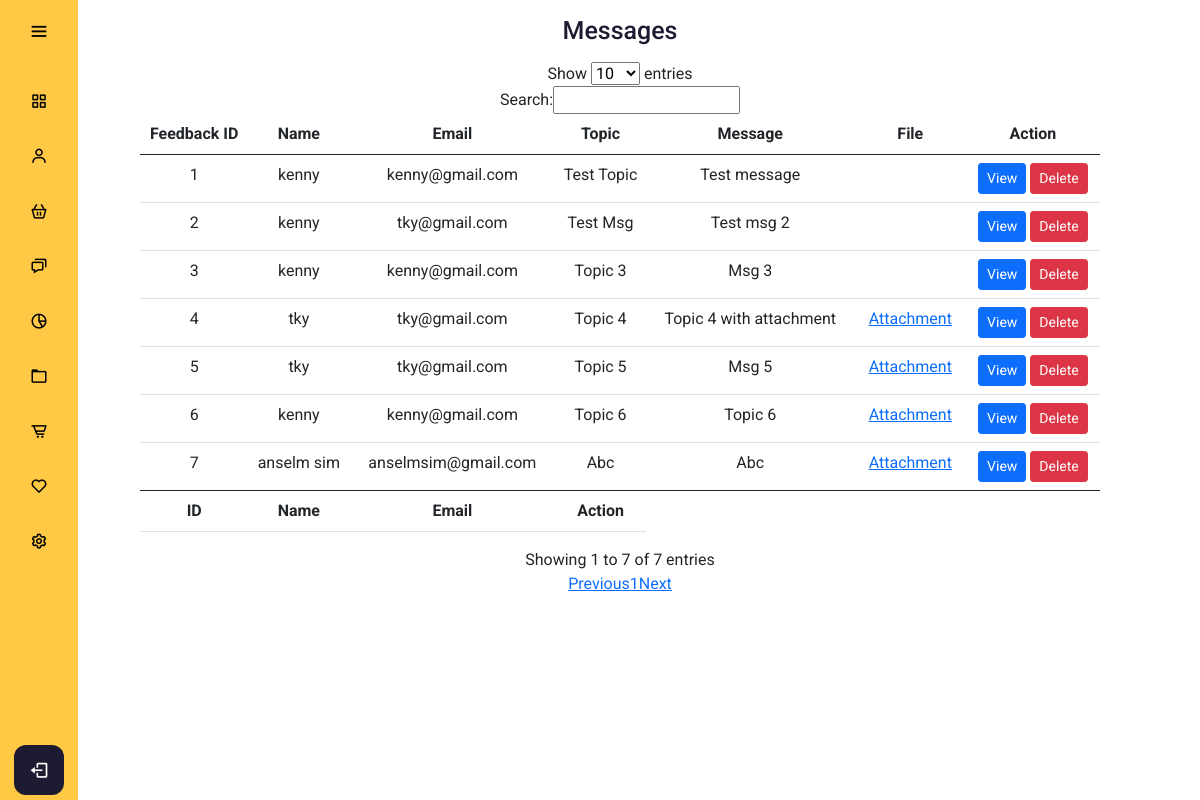
The page /admin/messages.php on the database as committed earlier.
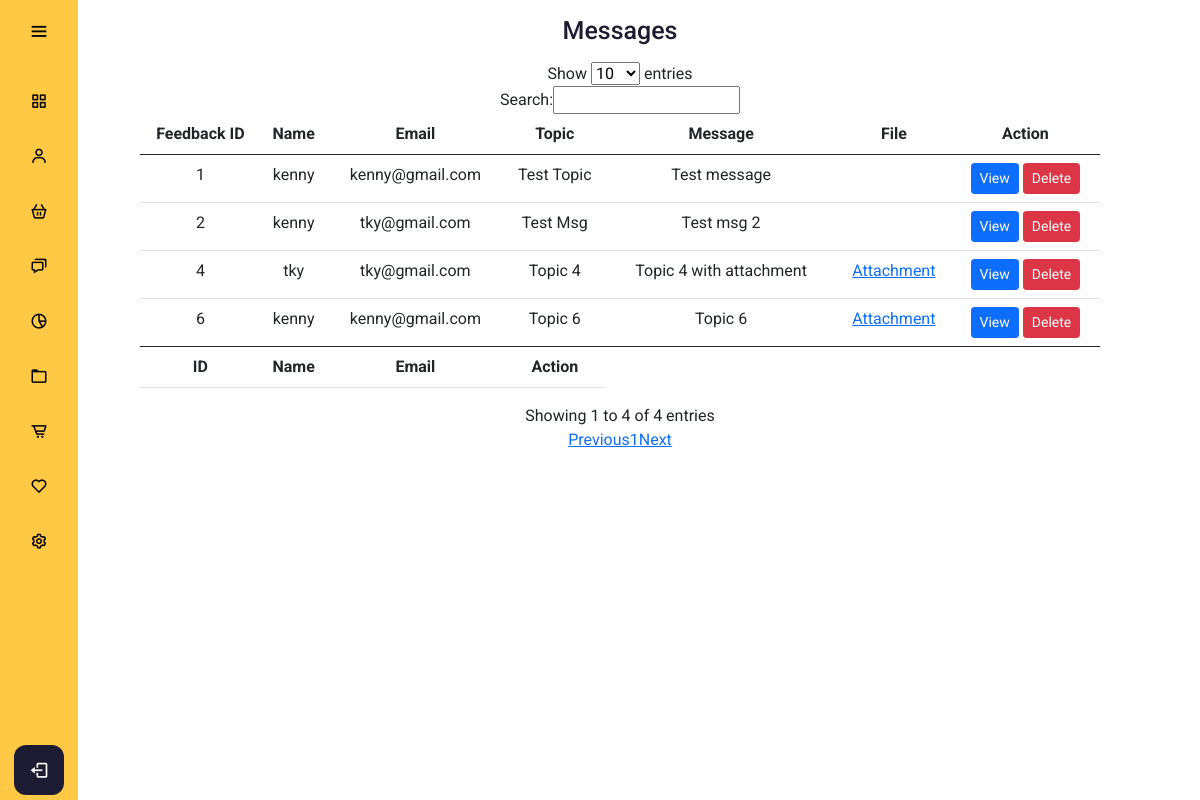
The same page on the database as committed later.
### tables this page shows
CREATE TABLE `feedbackothers` (
  `feedbackothers_id` int(11) NOT NULL,
  `feedbackothers_name` varchar(128) NOT NULL,
  `feedbackothers_email` varchar(256) NOT NULL,
  `feedbackothers_topic` varchar(128) NOT NULL,
  `feedbackothers_message` text NOT NULL,
  `feedbackothers_file` varchar(256) DEFAULT NULL
);

### config/db.php (called while the page is built, shortened)
<?php
class DB {
  protected static $mdb = null;
  public static function getMDB() {
    $mdb = DB::$mdb;
    if ($mdb === null) {
      $mdb = DB::$mdb = new MeekroDB();
    }
    $mdb->sync_config();
    return $mdb;
  }
  public static function query() { $args = func_get_args(); return call_user_func_array(array(DB::getMDB(), 'query'), $args); }
}
class MeekroDB {
  public $encoding = 'latin1';
  public $connect_options = array(MYSQLI_OPT_CONNECT_TIMEOUT => 30);
  public $internal_mysql = null;
  public function __construct($host=null, $user=null, $password=null, $dbName=null, $port=null, $encoding=null, $socket=null)  {
    if ($encoding === null) $encoding = DB::$encoding;
    $this->encoding = $encoding;
  }
  public function get() {
    $mysql = $this->internal_mysql;
    if (!($mysql instanceof MySQLi)) {
      $mysql = new mysqli();
      foreach ($this->connect_options as $key => $value) {
        $mysql->options($key, $value);
      }
      $mysql->set_charset($this->encoding);
      $this->internal_mysql = $mysql;
    }
    return $mysql;
  }
  protected function preparseQueryParams() {
    $args = func_get_args();
    $sql = trim(strval(array_shift($args)));
    $args_all = $args;
    if (count($args_all) == 0) return array($sql);
    $chunkyQuery = array();
    return $chunkyQuery;
  }
  public function parseQueryParams() {
    $args = func_get_args();
    $chunkyQuery = call_user_func_array(array($this, 'preparseQueryParams'), $args);
    $query = '';
    foreach ($chunkyQuery as $chunk) {
      if (is_string($chunk)) {
        $query .= $chunk;
        continue;
      }
      $result = '';
      $query .= $result;
    }
    return $query;
  }
  protected function prependCall($function, $args, $prepend) { array_unshift($args, $prepend); return call_user_func_array($function, $args); }
  public function query() { $args = func_get_args(); return $this->prependCall(array($this, 'queryHelper'), $args, 'assoc'); }
  protected function queryHelper() {
    $args = func_get_args();
    $type = array_shift($args);
    $db = $this->get();
    $is_buffered = true;
    $row_type = 'assoc';
    $full_names = false;
    $sql = call_user_func_array(array($this, 'parseQueryParams'), $args);
    $result = $db->query($sql, $is_buffered ? MYSQLI_STORE_RESULT : MYSQLI_USE_RESULT);
    $return = array();
    while ($row = ($row_type == 'assoc' ? $result->fetch_assoc() : $result->fetch_row())) {
      $return[] = $row;
    }
    return $return;
  }
}
?>

### admin/messages.php (the view, shortened to what the changed rows need)
<?php
include "../config/db.php";
?>
<!DOCTYPE html>
<html lang="en" dir="ltr">
  <head>
    <link rel="stylesheet" href="adminstyle.css">
    <link href='https://unpkg.com/boxicons@2.0.7/css/boxicons.min.css' rel='stylesheet'>
    <link href="https://cdn.jsdelivr.net/npm/bootstrap@5.0.0-beta3/dist/css/bootstrap.min.css" rel="stylesheet">
    <link rel="stylesheet" href="https://cdn.jsdelivr.net/npm/bootstrap-icons@1.4.1/font/bootstrap-icons.css">
   </head>
<body>
  <?php
  include "adminheader.php";
  ?>
  <div class="home_content">
    <div class="text">Messages</div>
    <table id="myTable" class="table table-hover">
        <thead>
            <tr>
            <th scope="col">Feedback ID</th>
            <th scope="col">Name</th>
            <th scope="col">Email</th>
            <th scope="col">Topic</th>
            <th scope="col">Message</th>
            <th scope="col">File</th>
            <th scope="col">Action</th>
            </tr>
        </thead>
        <tbody>
        <?php
        $getFBQuery = DB::query("SELECT * FROM feedbackothers");
        foreach($getFBQuery as $getFBResult){
        ?>
            <tr class="feedbackdata feedbackdata<?php echo $getFBResult['feedbackothers_id']; ?>">
              <td class="feedbackid"><?php echo $getFBResult['feedbackothers_id']; ?></td>
              <td class="feedbackname"><?php echo $getFBResult['feedbackothers_name']; ?></td>
              <td class="feedbackemail"><?php echo $getFBResult['feedbackothers_email']; ?></td>
              <td class="feedbacketopic"><?php echo ucwords($getFBResult['feedbackothers_topic']); ?></td>
              <td class="feedbackmsg"><?php echo ucfirst($getFBResult['feedbackothers_message']); ?></td>
              <td class="feedbackfile"><a href="../<?php echo $getFBResult['feedbackothers_file']; ?>" target="_blank"><?php if($getFBResult['feedbackothers_file'] == null) { echo "";} else { echo "Attachment";} ?></a></td>
              <td><button type="button" class="btn btn-primary btn-sm viewFeedback"  value="viewFeedback" data-id="<?php echo $getFBResult['feedbackothers_id']; ?>" data-bs-toggle="modal" data-bs-target="#feedbackinfo<?php echo $getFBResult['feedbackothers_id']; ?>" >View</button>
                  <button type="button" class="btn btn-danger btn-sm deleteFeedback" data-id="<?php echo $getFBResult['feedbackothers_id']; ?>" data-name="<?php echo $getFBResult['feedbackothers_name']; ?>" data-file="<?php echo $getFBResult['feedbackothers_file']; ?>">Delete</button>
              </td>
            </tr>
        <?php
        }
        ?>
        </tbody>
        <tfoot>
          <tr>
            <th scope="col">ID</th>
            <th scope="col">Name</th>
            <th scope="col">Email</th>
            <th scope="col">Action</th>
          </tr>
        </tfoot>
    </table>
  </div>
</body>
</html>

Rows that differ between the two databases and show on the page:
removed feedbackothers: feedbackothers_id "3", feedbackothers_name "kenny", feedbackothers_email "kenny@gmail.com", feedbackothers_topic "Topic 3", feedbackothers_message "Msg 3"
removed feedbackothers: feedbackothers_id "5", feedbackothers_name "tky", feedbackothers_email "tky@gmail.com", feedbackothers_topic "Topic 5", feedbackothers_message "Msg 5", shows "Attachment"
removed feedbackothers: feedbackothers_id "7", feedbackothers_name "anselm sim", feedbackothers_email "anselmsim@gmail.com", feedbackothers_topic "Abc", feedbackothers_message "Abc", shows "Attachment"
Other text that changed with them:
text written by a page script: "Show entries Search: Showing 1 to 7 of 7 entries Previous 1 Next" → "Show entries Search: Showing 1 to 4 of 4 entries Previous 1 Next"
